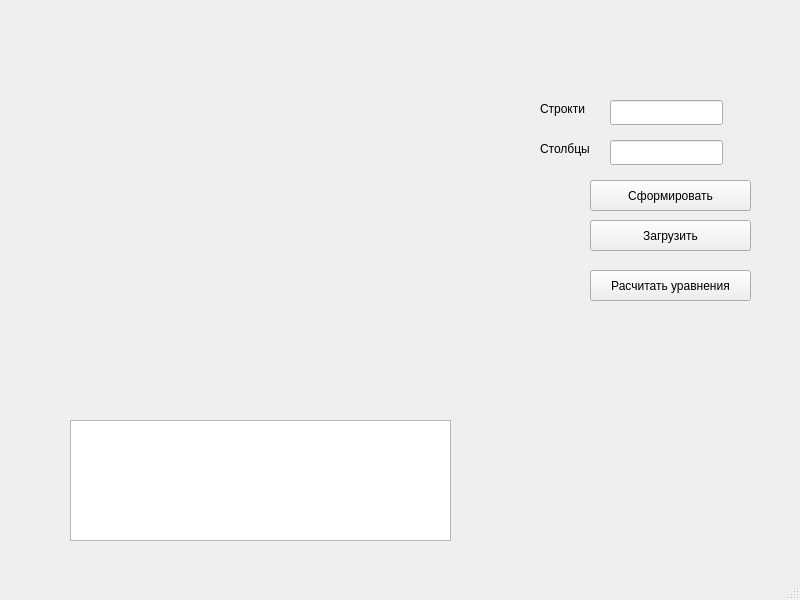
<?xml version="1.0" encoding="UTF-8"?>
<ui version="4.0">
 <class>MainWindow</class>
 <widget class="QMainWindow" name="MainWindow">
  <property name="geometry">
   <rect>
    <x>0</x>
    <y>0</y>
    <width>800</width>
    <height>600</height>
   </rect>
  </property>
  <property name="windowTitle">
   <string>MainWindow</string>
  </property>
  <widget class="QWidget" name="centralwidget">
   <widget class="QPushButton" name="pushButton">
    <property name="geometry">
     <rect>
      <x>590</x>
      <y>180</y>
      <width>161</width>
      <height>31</height>
     </rect>
    </property>
    <property name="text">
     <string>Сформировать</string>
    </property>
   </widget>
   <widget class="QWidget" name="gridLayoutWidget">
    <property name="geometry">
     <rect>
      <x>70</x>
      <y>80</y>
      <width>381</width>
      <height>311</height>
     </rect>
    </property>
    <layout class="QGridLayout" name="gridLayout"/>
   </widget>
   <widget class="QLabel" name="label">
    <property name="geometry">
     <rect>
      <x>540</x>
      <y>100</y>
      <width>67</width>
      <height>17</height>
     </rect>
    </property>
    <property name="text">
     <string>Строкти</string>
    </property>
   </widget>
   <widget class="QLabel" name="label_2">
    <property name="geometry">
     <rect>
      <x>540</x>
      <y>140</y>
      <width>67</width>
      <height>17</height>
     </rect>
    </property>
    <property name="text">
     <string>Столбцы</string>
    </property>
   </widget>
   <widget class="QPushButton" name="pushButton_2">
    <property name="geometry">
     <rect>
      <x>590</x>
      <y>220</y>
      <width>161</width>
      <height>31</height>
     </rect>
    </property>
    <property name="text">
     <string>Загрузить</string>
    </property>
   </widget>
   <widget class="QLineEdit" name="lineEdit">
    <property name="geometry">
     <rect>
      <x>610</x>
      <y>100</y>
      <width>113</width>
      <height>25</height>
     </rect>
    </property>
   </widget>
   <widget class="QLineEdit" name="lineEdit_2">
    <property name="geometry">
     <rect>
      <x>610</x>
      <y>140</y>
      <width>113</width>
      <height>25</height>
     </rect>
    </property>
   </widget>
   <widget class="QPushButton" name="pushButton_3">
    <property name="geometry">
     <rect>
      <x>590</x>
      <y>270</y>
      <width>161</width>
      <height>31</height>
     </rect>
    </property>
    <property name="text">
     <string>Расчитать уравнения</string>
    </property>
   </widget>
   <widget class="QTableView" name="tableView">
    <property name="geometry">
     <rect>
      <x>70</x>
      <y>420</y>
      <width>381</width>
      <height>121</height>
     </rect>
    </property>
   </widget>
  </widget>
  <widget class="QMenuBar" name="menubar">
   <property name="geometry">
    <rect>
     <x>0</x>
     <y>0</y>
     <width>800</width>
     <height>22</height>
    </rect>
   </property>
  </widget>
  <widget class="QStatusBar" name="statusbar"/>
 </widget>
 <resources/>
 <connections/>
</ui>
